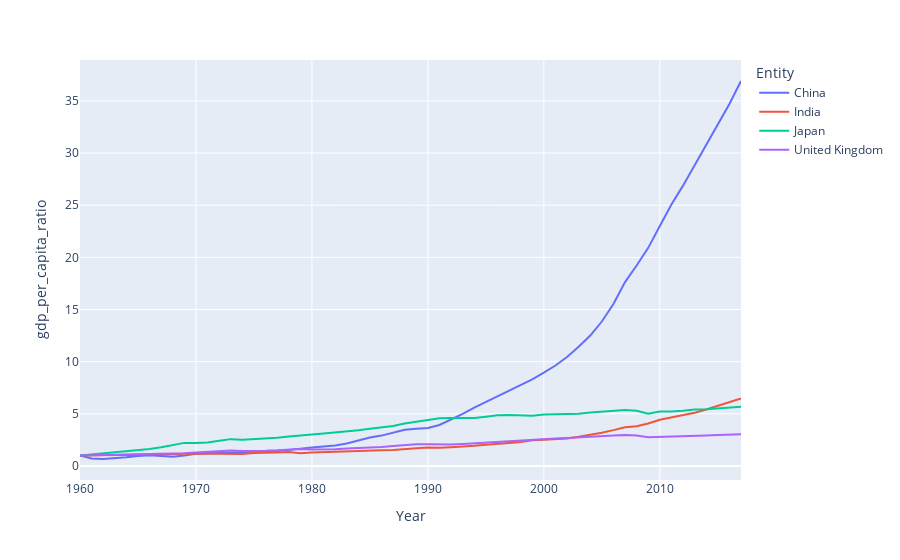

The notebook cell saved with this chart:
### Code cell
countries = ['India', 'China', 'Japan', 'United Kingdom']
px.line(gdp_pop.query('Entity in @countries'), x = 'Year', y = 'gdp_per_capita_ratio', color='Entity')
